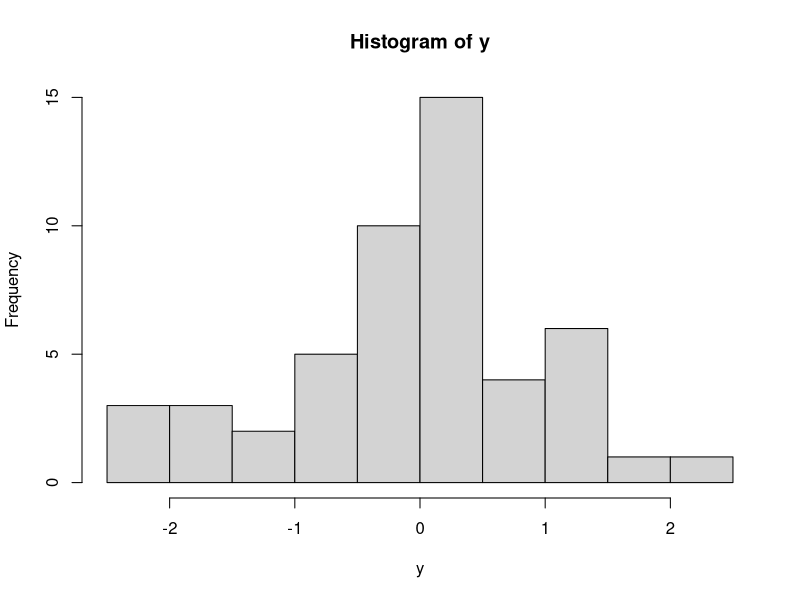
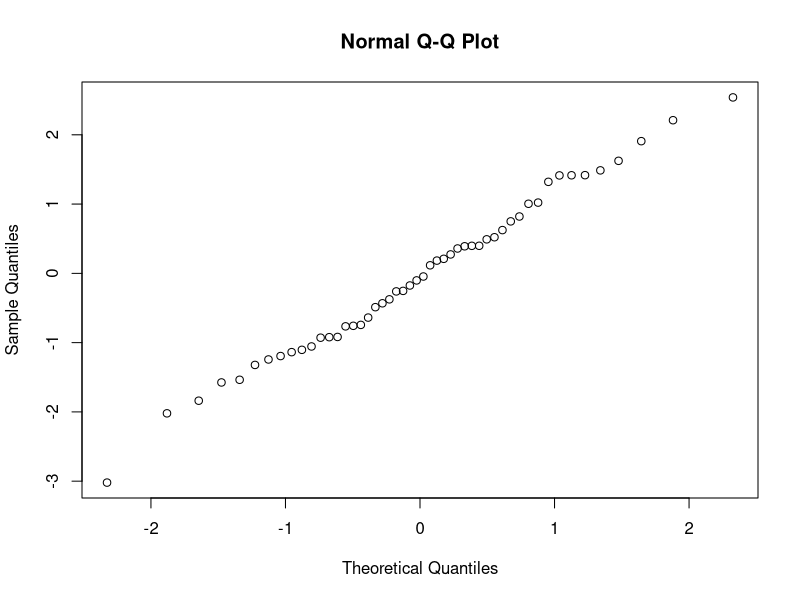
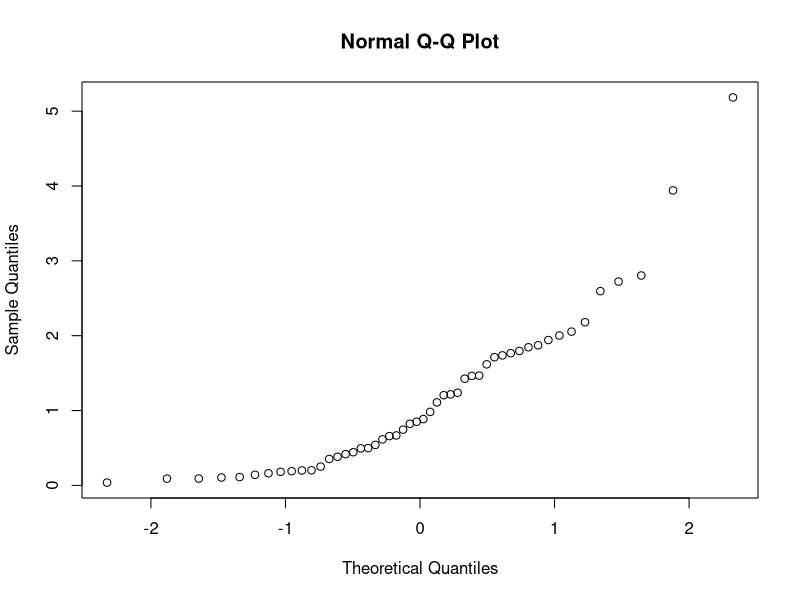
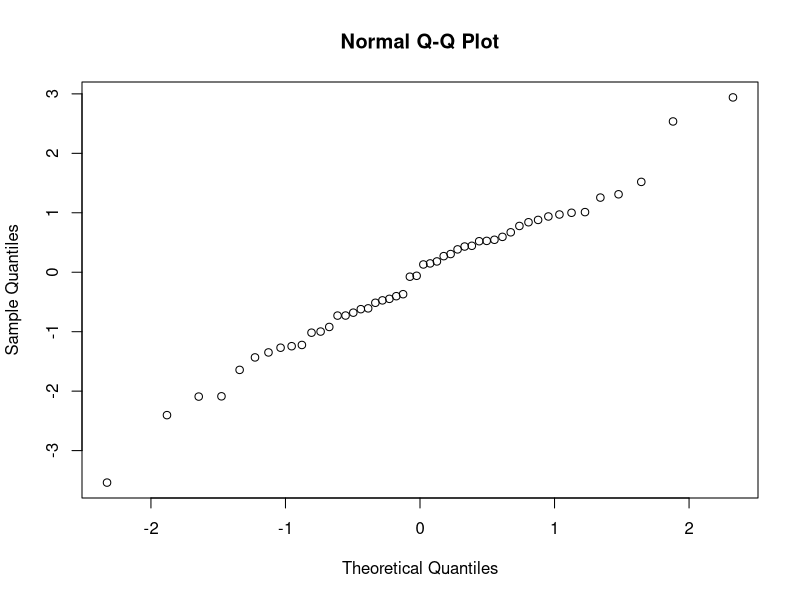

These charts were generated, in order, by the following R code: (Note: this script raises an error after producing the figures.)
## -------------------------------------------------------------------------------------------------------
# sample 50 numbers from the standard normal distribution
y = rnorm(50)

# look at the histogram - it's like the density function
hist(y)

# look at the QQ plot - it demonstrates how closely the distribution matches the quantiles of a Normal distribution.
qqnorm( rnorm( 50) )

# plot a couple of non-normal QQ plots:
qqnorm( rexp(50) )
qqnorm( rt(50, df=2) )


## -------------------------------------------------------------------------------------------------------
# extract just the mice that got the medium dose of THC


# look at the histogram and QQ plot to assess whether the data are approximately normal



## -------------------------------------------------------------------------------------------------------
# calculate the sample mean, sample standard deviation, and sample size:


# calculate the relevant quantiles of the t-distribution.
# use the 0.1 and 0.9 quantiles because we want the 80% confidence interval
# and (1-0.8) / 2 = 0.1 and 1 - 0.1 = 0.9.


# calculate the confidence interval:
cat( "The 80% CI is (", x_bar + t_low * s / sqrt(n), ", ", x_bar + t_high * s / sqrt(n), ").")

# check your calculation with the t.test function:




## -------------------------------------------------------------------------------------------------------
# calculate the number of barnacles per unit area for each sample:


# examine the histogram and QQ plot of the barnacles per unit area:


# does it look to you like the barnacles per unit area are distributed like a normal distribution?


## -------------------------------------------------------------------------------------------------------
# define the sample size and a 


# generate the bootstrap-t distribution for this data


# plot the histogram of the bootstrap-t distribution


# extract the 0.025 and 0.975 quantiles, and annotate the histogram with them


# calculate the confidence interval


# compare to the result we'd see with a t confidence interval

